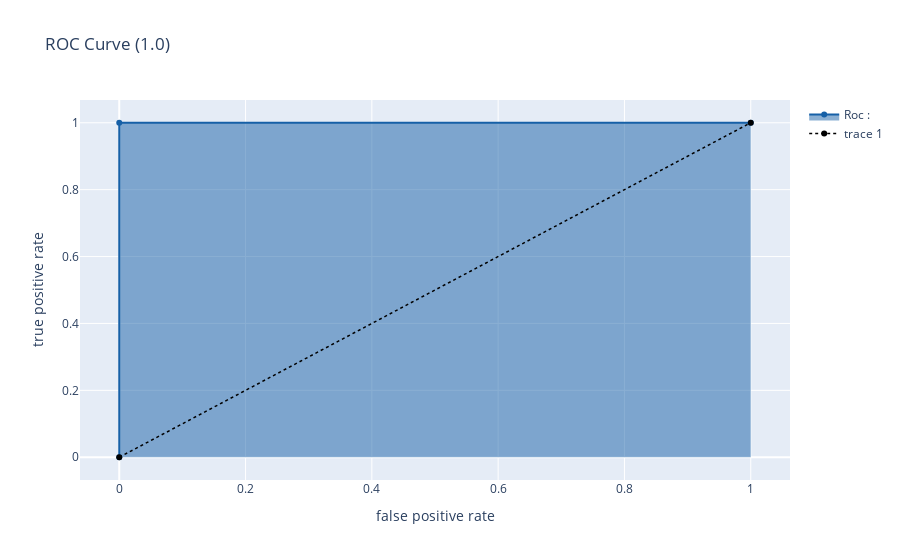

Here is the notebook cell this chart was saved with:
### Code cell
# Decision Tree 
from sklearn.tree import DecisionTreeClassifier
model = DecisionTreeClassifier()
model.fit(x_train_sm,y_train_sm)

Y_score = model.predict_proba(x_test)[:,1]
y_pred = model.predict(x_test)

print('Decision Tree')
print('acc:', accuracy_score(y_test, y_pred))
print('rec:', recall_score(y_test, y_pred))
print('F1:', f1_score(y_test, y_pred))
print(classification_report(y_test, y_pred))

roccurve()

### Figure 1 — Plotly figure (JSON) as saved in the notebook; plotly's stock layout.template omitted (floating-point values rounded to 4 significant figures)
{"data": [{"fill": "tozeroy", "line": {"color": "rgb(22, 96, 167)", "width": 2}, "name": "Roc : ", "type": "scatter", "x": [0, 0, 1], "y": [0, 1, 1]}, {"line": {"color": "black", "dash": "dot", "width": 1.5}, "type": "scatter", "x": [0, 1], "y": [0, 1]}], "layout": {"title": {"text": "ROC Curve (1.0)"}, "xaxis": {"title": {"text": "false positive rate"}}, "yaxis": {"title": {"text": "true positive rate"}}}}
